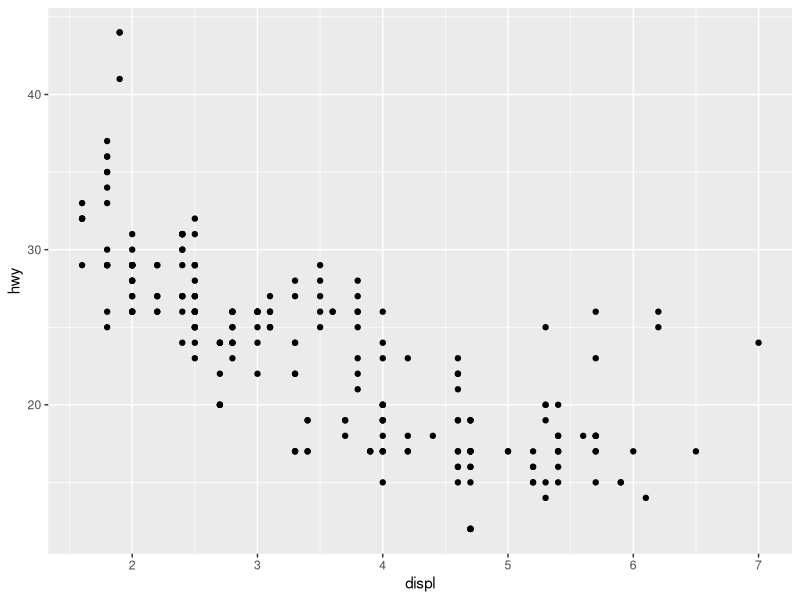
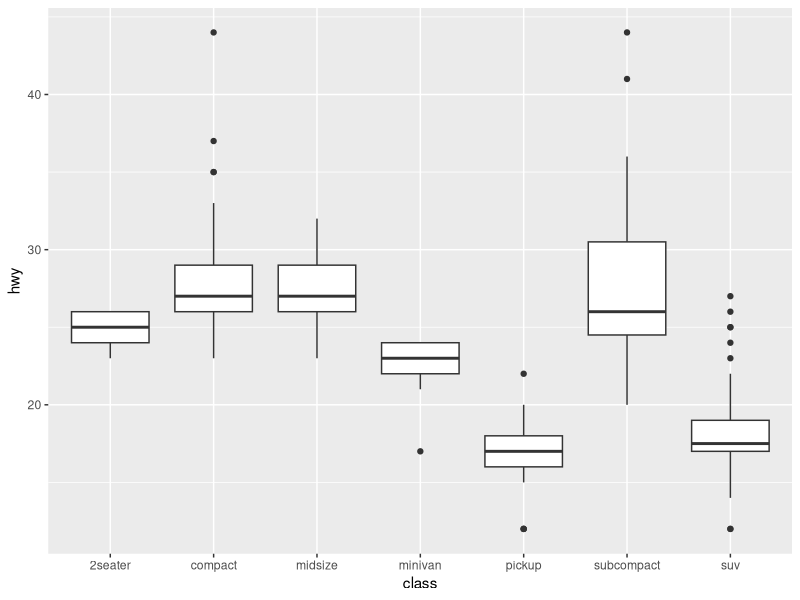
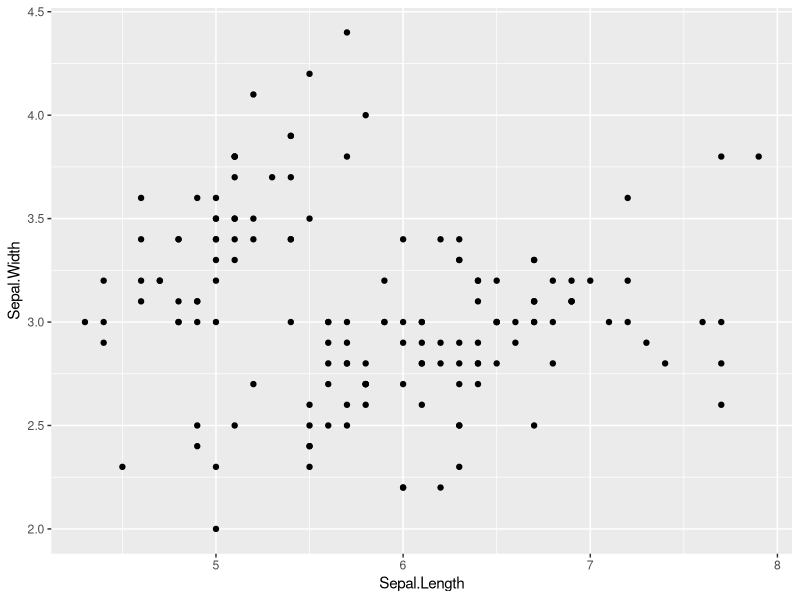
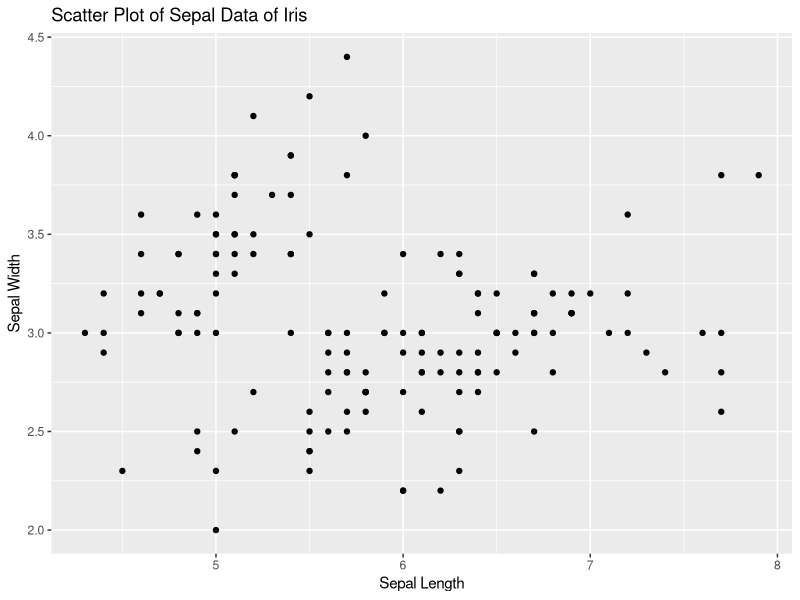
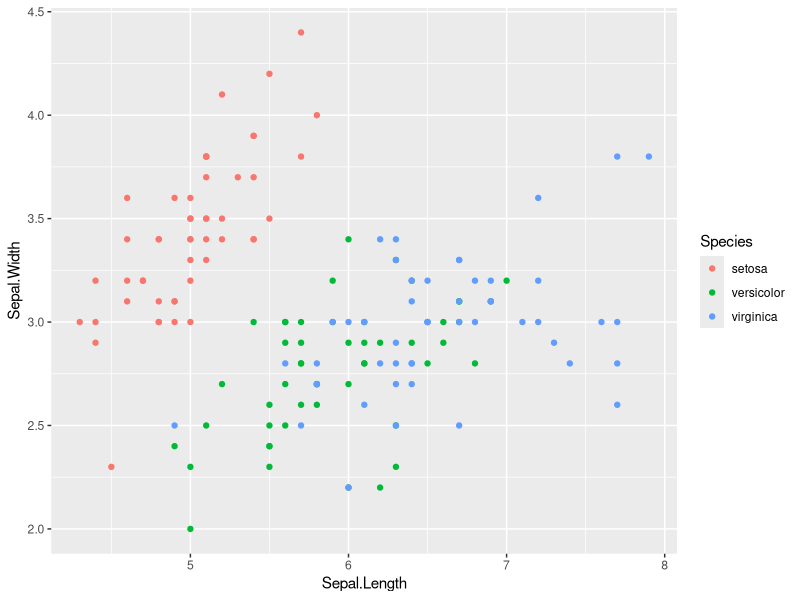
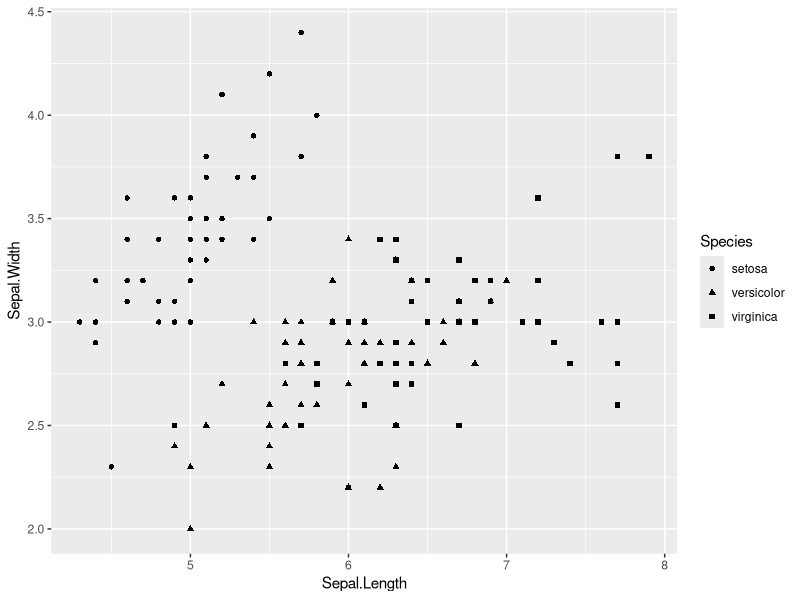
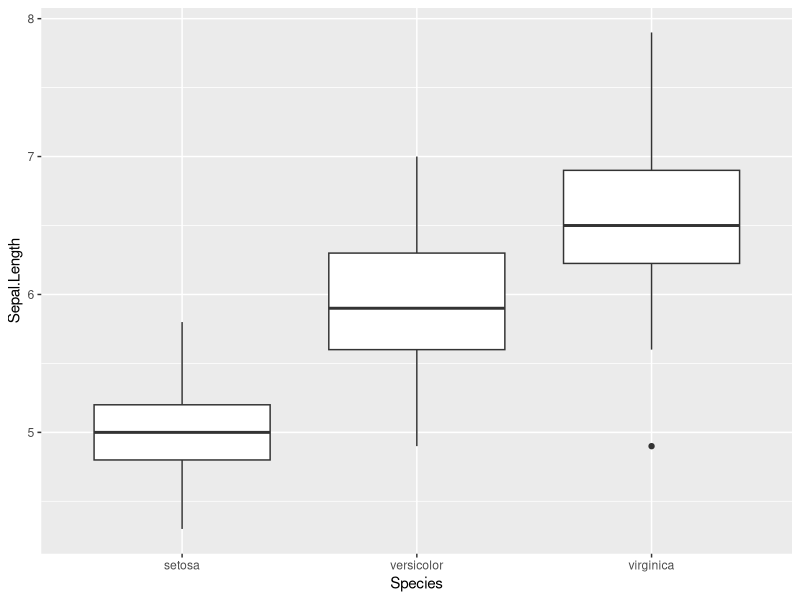
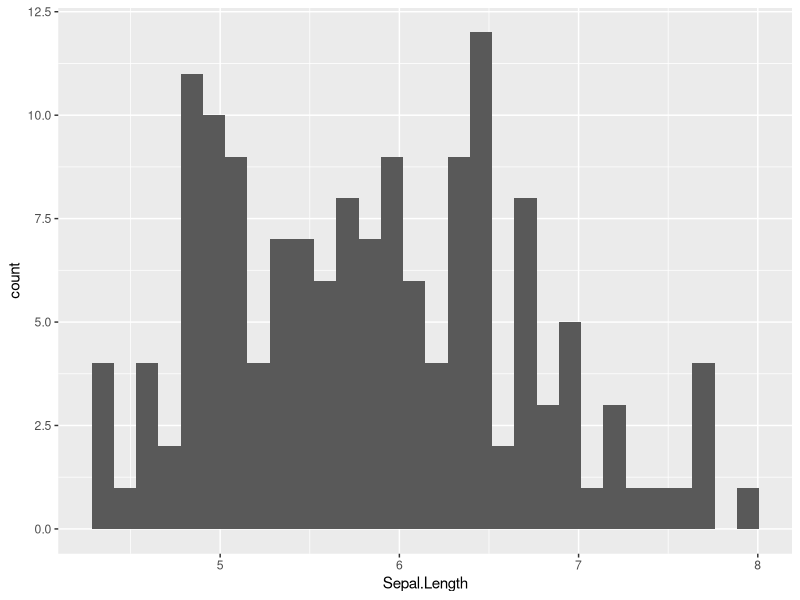

Generate these figures, in order, with R:
## ---- chunk 1
library(tidyverse)
## ---- chunk 2
str(mpg)
## ---- chunk 3
ggplot(data = mpg) + geom_point(mapping = aes(x = displ, y = hwy))
## ---- chunk 4
ggplot(data = mpg) + geom_boxplot(mapping = aes(x = class, y = hwy))
## ---- chunk 5
df_iris <- datasets::iris
class(df_iris)
## ---- chunk 6
tbl_iris <- as_tibble(datasets::iris)
class(tbl_iris)
## ---- chunk 7
df_iris %>% slice(1:10)
## ---- chunk 8
slice(df_iris, 1:10)
## ---- chunk 9
1:10
## ---- chunk 10
glimpse(df_iris)
## ---- chunk 11
typeof(df_iris$Species)
## ---- chunk 12
class(df_iris$Species)
## ---- chunk 13
typeof(df_iris$Sepal.Length)
class(df_iris$Sepal.Length)
## ---- chunk 14
summary(df_iris)
## ---- chunk 15
ggplot(data = df_iris, aes(x = Sepal.Length, y = Sepal.Width)) +
  geom_point()
## ---- chunk 16
ggplot(data = df_iris, aes(x = Sepal.Length, y = Sepal.Width)) +
  geom_point() + 
  labs(title = "Scatter Plot of Sepal Data of Iris", x = "Sepal Length", y = "Sepal Width")
## ---- chunk 17
ggplot(data = df_iris, aes(x = Sepal.Length, y = Sepal.Width, color = Species)) +
  geom_point()
## ---- chunk 18
ggplot(data = df_iris, aes(x = Sepal.Length, y = Sepal.Width, shape = Species)) +
  geom_point()
## ---- chunk 19
ggplot(data = df_iris, aes(x = Species, y = Sepal.Length)) +
  geom_boxplot()
## ---- chunk 20
ggplot(data = df_iris, aes(x = Sepal.Length)) +
  geom_histogram()
## ---- chunk 21
ggplot(data = df_iris, aes(x = Sepal.Length)) +
  geom_histogram(bins = 10)
## ---- chunk 22
ggplot(data = df_iris, aes(x = Sepal.Length, y = Sepal.Width)) +
  geom_point() +
  geom_smooth(method = "lm", se = FALSE)
